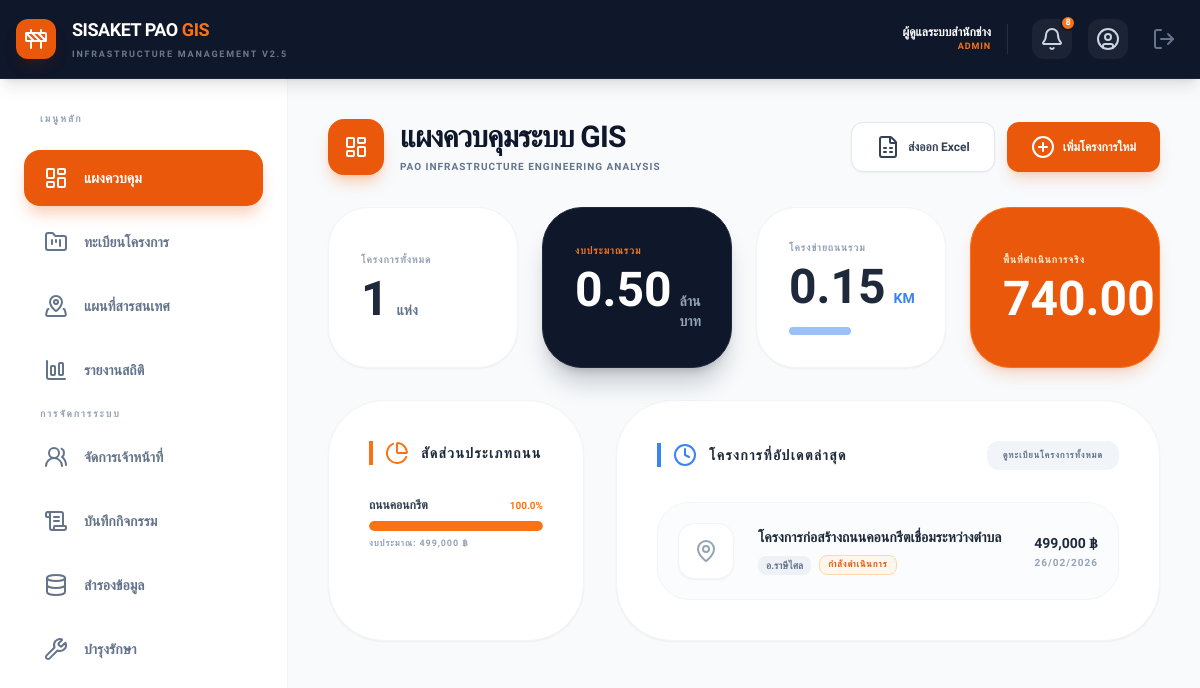
/index.php (signed in), run on the app's committed database.
### tables this page shows
CREATE TABLE `projects` (
  `id` int(11) NOT NULL,
  `project_name` varchar(255) NOT NULL,
  `route_name` text DEFAULT NULL,
  `infrastructure_type` varchar(100) DEFAULT NULL,
  `fiscal_year` int(11) NOT NULL,
  `district_name` varchar(100) NOT NULL,
  `distance` decimal(10,2) DEFAULT 0.00,
  `width` decimal(10,2) DEFAULT 0.00,
  `has_shoulder` tinyint(1) DEFAULT 0,
  `shoulder_width` decimal(10,2) DEFAULT 0.00,
  `area` decimal(15,2) DEFAULT 0.00,
  `budget_amount` decimal(15,2) DEFAULT 0.00,
  `budget_type` varchar(50) DEFAULT 'statute',
  `supervisor_name` varchar(150) DEFAULT NULL,
  `budget_detail` text DEFAULT NULL,
  `project_image` varchar(255) DEFAULT NULL,
  `start_lat` decimal(11,8) DEFAULT NULL,
  `start_long` decimal(11,8) DEFAULT NULL,
  `end_lat` decimal(11,8) DEFAULT NULL,
  `end_long` decimal(11,8) DEFAULT NULL,
  `status` varchar(50) DEFAULT 'รอนุมัติ',
  `progress_percent` int(3) NOT NULL DEFAULT 0,
  `status_remark` text DEFAULT NULL,
  `created_by` int(11) DEFAULT NULL,
  `created_at` timestamp NOT NULL DEFAULT current_timestamp(),
  `deleted_at` datetime DEFAULT NULL
);

### index.php (the view, shortened to what this page needs)
<?php
require_once 'config/db.php';
$stats_query = "SELECT
    COUNT(id) as total_projects,
    SUM(budget_amount) as total_budget,
    SUM(area) as total_area,
    SUM(distance) as total_distance
    FROM projects WHERE deleted_at IS NULL";
$stats = $conn->query($stats_query)->fetch_assoc();
$type_query = "SELECT infrastructure_type, COUNT(id) as count, SUM(budget_amount) as budget
               FROM projects WHERE deleted_at IS NULL
               GROUP BY infrastructure_type
               ORDER BY budget DESC";
$type_res = $conn->query($type_query);
$types_data = [];
$total_budget_for_percent = $stats['total_budget'] > 0 ? $stats['total_budget'] : 1;
while($t = $type_res->fetch_assoc()) {
    $t['percent'] = ($t['budget'] / $total_budget_for_percent) * 100;
    $types_data[] = $t;
}
$recent_query = "SELECT p.*, u.full_name as creator_name
                 FROM projects p
                 LEFT JOIN users u ON p.created_by = u.id
                 WHERE p.deleted_at IS NULL
                 ORDER BY p.created_at DESC LIMIT 5";
$recent_res = $conn->query($recent_query);
include 'includes/header.php';
?>
<div class="max-w-[1600px] mx-auto pb-20 animate-in fade-in duration-500">
    <div class="flex flex-col md:flex-row justify-between items-start md:items-center gap-4 mb-8">
        <div class="flex items-center gap-4">
            <div class="w-14 h-14 bg-orange-600 text-white rounded-2xl flex items-center justify-center shadow-lg shadow-orange-500/30 shrink-0">
                <i data-lucide="layout-dashboard" size="28"></i>
            </div>
            <div>
                <h2 class="text-3xl font-black text-slate-900 tracking-tight">แผงควบคุมระบบ GIS</h2>
                <p class="text-slate-500 font-bold mt-1 uppercase tracking-widest text-[10px]">PAO Infrastructure Engineering Analysis</p>
            </div>
        </div>
        <div class="flex gap-3 w-full md:w-auto">
            <a href="export_projects.php" class="flex-1 md:flex-none bg-white text-slate-700 px-6 py-3 rounded-xl font-bold text-xs hover:bg-slate-50 border border-slate-200 transition-all flex items-center justify-center gap-2 shadow-sm">
                <i data-lucide="file-spreadsheet" size="16"></i> ส่งออก Excel
            </a>
            <a href="add_project.php" class="flex-1 md:flex-none bg-orange-600 text-white px-6 py-3 rounded-xl font-black text-xs hover:bg-slate-900 transition-all flex items-center justify-center gap-2 shadow-lg shadow-orange-600/20">
                <i data-lucide="plus-circle" size="16"></i> เพิ่มโครงการใหม่
            </a>
        </div>
    </div>
    <div class="grid grid-cols-1 sm:grid-cols-2 lg:grid-cols-4 gap-6 mb-8">
        <div class="bg-white p-8 rounded-[2.5rem] shadow-sm border border-slate-100 flex flex-col justify-center relative overflow-hidden group hover:shadow-md transition-all">
            <p class="text-[10px] font-black text-slate-400 uppercase tracking-widest mb-2 z-10">โครงการทั้งหมด</p>
            <div class="flex items-baseline gap-2 z-10">
                <h3 class="text-5xl font-black text-slate-800"><?= number_format($stats['total_projects']) ?></h3>
                <span class="text-sm font-bold text-slate-500">แห่ง</span>
            </div>
        </div>
        <div class="bg-slate-900 p-8 rounded-[2.5rem] shadow-xl shadow-slate-900/20 border border-slate-800 flex flex-col justify-center relative overflow-hidden group hover:bg-slate-800 transition-all">
            <p class="text-[10px] font-black text-orange-500 uppercase tracking-widest mb-2 z-10">งบประมาณรวม</p>
            <div class="flex items-baseline gap-2 z-10">
                <h3 class="text-5xl font-black text-white"><?= number_format($stats['total_budget'] / 1000000, 2) ?></h3>
                <span class="text-sm font-bold text-slate-400">ล้านบาท</span>
            </div>
        </div>
        <div class="bg-white p-8 rounded-[2.5rem] shadow-sm border border-slate-100 flex flex-col justify-center relative overflow-hidden group hover:shadow-md transition-all">
            <p class="text-[10px] font-black text-slate-400 uppercase tracking-widest mb-2 z-10">โครงข่ายถนนรวม</p>
            <div class="flex items-baseline gap-2 z-10">
                <h3 class="text-5xl font-black text-slate-800"><?= number_format($stats['total_distance'] / 1000, 2) ?></h3>
                <span class="text-sm font-bold text-blue-500">KM</span>
            </div>
            <div class="w-1/2 h-2 bg-blue-500 rounded-full mt-4 opacity-50 group-hover:w-3/4 transition-all duration-700"></div>
        </div>
        <div class="bg-orange-600 p-8 rounded-[2.5rem] shadow-lg shadow-orange-600/20 border border-orange-500 flex flex-col justify-center relative overflow-hidden group hover:bg-orange-500 transition-all">
            <p class="text-[10px] font-black text-orange-100 uppercase tracking-widest mb-2 z-10">พื้นที่ดำเนินการจริง</p>
            <div class="flex items-baseline gap-2 z-10">
                <h3 class="text-5xl font-black text-white"><?= number_format($stats['total_area'], 2) ?></h3>
            </div>
        </div>
    </div>
    <div class="grid grid-cols-1 lg:grid-cols-3 gap-8">
        <div class="bg-white p-8 lg:p-10 rounded-[3.5rem] shadow-sm border border-slate-100">
            <h3 class="text-sm font-black text-slate-800 uppercase tracking-widest mb-8 flex items-center gap-3 border-l-4 border-orange-500 pl-3">
                <i data-lucide="pie-chart" class="text-orange-500"></i> สัดส่วนประเภทถนน
            </h3>
            <div class="space-y-6">
                <?php foreach($types_data as $idx => $t):
                    $colors = ['orange', 'blue', 'emerald', 'purple', 'slate', 'rose'];
                    $c = $colors[$idx % count($colors)];
                ?>
                <div class="group">
                    <div class="flex justify-between items-end mb-2">
                        <p class="text-xs font-black text-slate-700 group-hover:text-<?= $c ?>-600 transition-colors"><?= htmlspecialchars($t['infrastructure_type']) ?></p>
                        <p class="text-[10px] font-black text-<?= $c ?>-500"><?= number_format($t['percent'], 1) ?>%</p>
                    </div>
                    <div class="w-full bg-slate-100 rounded-full h-2.5 overflow-hidden">
                        <div class="bg-<?= $c ?>-500 h-2.5 rounded-full transform origin-left transition-transform duration-1000" style="width: <?= $t['percent'] ?>%"></div>
                    </div>
                    <p class="text-[9px] font-bold text-slate-400 mt-1.5 uppercase tracking-widest">งบประมาณ: <?= number_format($t['budget']) ?> ฿</p>
                </div>
                <?php endforeach; ?>
            </div>
        </div>
        <div class="lg:col-span-2 bg-white p-8 lg:p-10 rounded-[3.5rem] shadow-sm border border-slate-100 flex flex-col">
            <div class="flex flex-col sm:flex-row justify-between items-start sm:items-center gap-4 mb-8">
                <h3 class="text-sm font-black text-slate-800 uppercase tracking-widest flex items-center gap-3 border-l-4 border-blue-500 pl-3">
                    <i data-lucide="clock" class="text-blue-500"></i> โครงการที่อัปเดตล่าสุด
                </h3>
                <a href="projects.php" class="text-[9px] font-black uppercase bg-slate-100 text-slate-500 px-4 py-2 rounded-xl hover:bg-slate-900 hover:text-white transition-colors tracking-widest">
                    ดูทะเบียนโครงการทั้งหมด
                </a>
            </div>
            <div class="flex-1 space-y-4">
                <?php if ($recent_res->num_rows > 0): ?>
                    <?php while($row = $recent_res->fetch_assoc()): ?>
                    <a href="view_project.php?id=<?= $row['id'] ?>" class="flex flex-col sm:flex-row items-start sm:items-center gap-4 sm:gap-6 p-5 rounded-[2rem] border border-slate-100 bg-slate-50/50 hover:bg-white hover:border-orange-300 hover:shadow-md transition-all group">
                        <div class="w-14 h-14 rounded-2xl bg-white border border-slate-100 flex items-center justify-center text-slate-400 group-hover:text-orange-500 group-hover:bg-orange-50 group-hover:border-orange-100 transition-colors shrink-0 shadow-sm">
                            <i data-lucide="map-pin"></i>
                        </div>
                        <div class="flex-1 min-w-0 w-full">
                            <h4 class="text-sm font-black text-slate-800 truncate group-hover:text-orange-600 transition-colors"><?= htmlspecialchars($row['project_name']) ?></h4>
                            <div class="flex flex-wrap items-center gap-2 mt-2">
                                <span class="text-[10px] font-bold text-slate-500 bg-slate-200/50 px-2 py-0.5 rounded-lg">อ.<?= htmlspecialchars($row['district_name']) ?></span>
                                <?php
                                    $st_color = 'slate';
                                    if($row['status'] == 'กำลังดำเนินการ') $st_color = 'orange';
                                ?>
                                <span class="text-[9px] font-black uppercase text-<?= $st_color ?>-600 tracking-widest border border-<?= $st_color ?>-200 bg-<?= $st_color ?>-50 px-2 py-0.5 rounded-lg"><?= htmlspecialchars($row['status']) ?></span>
                            </div>
                        </div>
                        <div class="text-left sm:text-right shrink-0 w-full sm:w-auto mt-2 sm:mt-0 pt-3 sm:pt-0 border-t sm:border-none border-slate-200">
                            <p class="text-sm font-black text-slate-800"><?= number_format($row['budget_amount']) ?> ฿</p>
                            <p class="text-[10px] font-bold text-slate-400 mt-0.5 uppercase tracking-widest"><?= date('d/m/Y', strtotime($row['created_at'])) ?></p>
                        </div>
                    </a>
                    <?php endwhile; ?>
                <?php endif; ?>
            </div>
        </div>
    </div>
</div>
    </main>
</body>
</html>

### includes/header.php (style rules this page uses)
body { font-family: 'Sarabun', sans-serif; }

### data on the page
projects: project_name "โครงการก่อสร้างถนนคอนกรีตเชื่อมระหว่างตำบล", district_name "ราษีไศล", status "กำลังดำเนินการ", budget_amount "499,000", created_at "26/02/2026"

### other printed values
$_SESSION['full_name'] "ผู้ดูแลระบบสำนักช่าง"
$_SESSION['role'] "ADMIN"
$unread_count "8"
$stats['total_projects'] "1"
$stats['total_budget'] / 1000000 "0.50"
$stats['total_distance'] / 1000 "0.15"
$stats['total_area'] "740.00"
$t['infrastructure_type'] "ถนนคอนกรีต"
$t['percent'] "100.0"
$t['budget'] "499,000"
